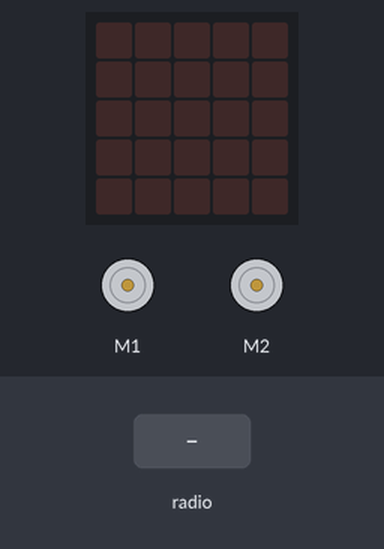
Bench run of a program on a simulated BBC micro:bit (MakeCode). Parts: the board's 5×5 LED display, 2 × DC motor (green arrow = forward, orange = backward, longer = faster). The test bench sets the inputs (shaded band).

Above: at 1.2 s.
1.3 s: radio message "1" arrives
At 2.5 s:
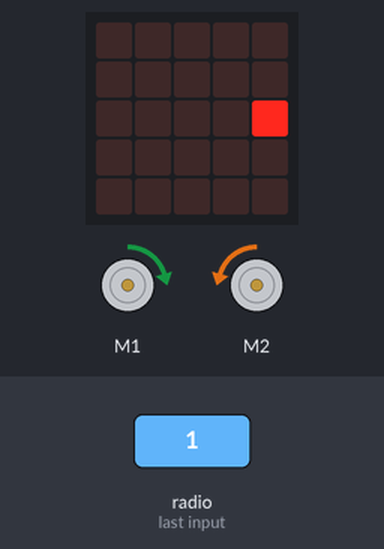
2.8 s: radio message "2" arrives
At 3.9 s:
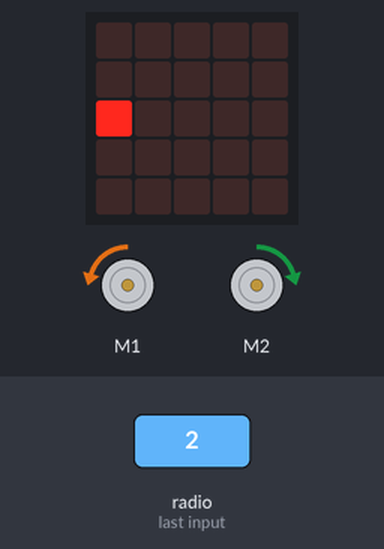
4.3 s: radio message "3" arrives
At 5.0 s:
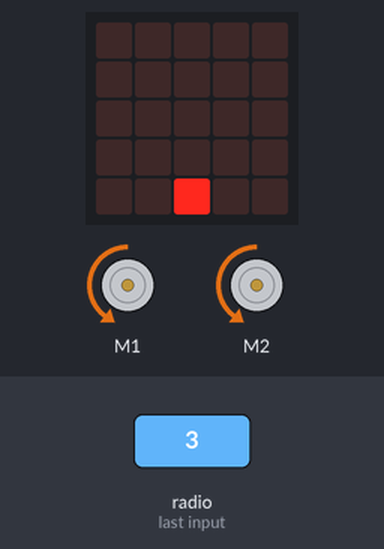
5.8 s: radio message "4" arrives
At 6.1 s:
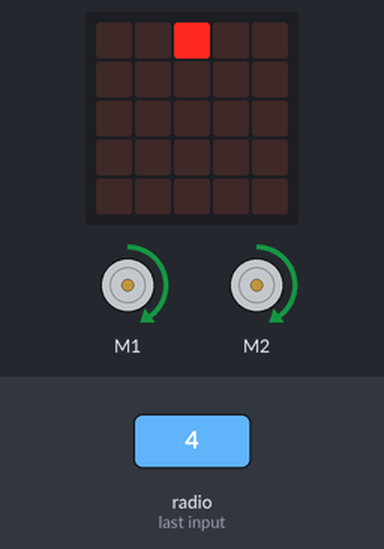
Timing chart, 0 to 8.3 s (numbered marks = the images above; inputs shaded):
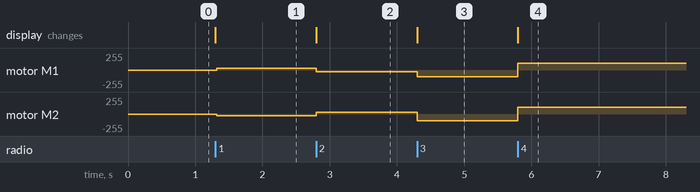

The program:

main.ts
```typescript
radio.onReceivedNumberDeprecated(function (receivedNumber) {
    basic.clearScreen()
    if (receivedNumber == 1) {
        // Rechts
        led.plot(4, 2)
        maqueen.MotorRun(maqueen.aMotors.M1, maqueen.Dir.CW, snelheidBocht)
        maqueen.MotorRun(maqueen.aMotors.M2, maqueen.Dir.CCW, snelheidBocht)
    } else if (receivedNumber == 2) {
        // Links
        led.plot(0, 2)
        maqueen.MotorRun(maqueen.aMotors.M1, maqueen.Dir.CCW, snelheidBocht)
        maqueen.MotorRun(maqueen.aMotors.M2, maqueen.Dir.CW, snelheidBocht)
    } else if (receivedNumber == 3) {
        // Achteruit
        led.plot(2, 4)
        maqueen.MotorRun(maqueen.aMotors.M1, maqueen.Dir.CCW, snelheidVoorAchter)
        maqueen.MotorRun(maqueen.aMotors.M2, maqueen.Dir.CCW, snelheidVoorAchter)
    } else if (receivedNumber == 4) {
        // Vooruit
        led.plot(2, 0)
        maqueen.MotorRun(maqueen.aMotors.M1, maqueen.Dir.CW, snelheidVoorAchter)
        maqueen.MotorRun(maqueen.aMotors.M2, maqueen.Dir.CW, snelheidVoorAchter)
    } else {
        // Stop
        led.plot(2, 2)
        maqueen.motorStopAll()
    }
})
let snelheidBocht = 0
let snelheidVoorAchter = 0
radio.setGroup(1)
snelheidVoorAchter = 100
snelheidBocht = 25
```

test.ts
```typescript
// tests gaan hier; deze zal niet worden gecompileerd wanneer dit pakket wordt gebruikt als extensie.
```

Measured:
- after the input at 1.3 s, motor M1: stopped → forward 25/255 at once; motor M2: stopped → backward 25/255 at once; the display: changes at once (image 1)
- after the input at 2.8 s, motor M1: forward 25/255 → backward 25/255 at once; motor M2: backward 25/255 → forward 25/255 at once; the display: changes at once (image 2)
- after the input at 4.3 s, motor M1: backward 25/255 → backward 100/255 at once; motor M2: forward 25/255 → backward 100/255 at once; the display: changes at once (image 3)
- after the input at 5.8 s, motor M1, motor M2: backward 100/255 → forward 100/255 at once; the display: changes at once (image 4)
